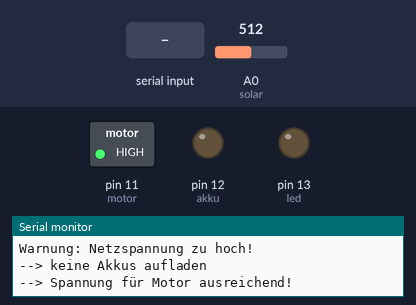
The sketch below on a simulated Arduino Uno, built with avr-gcc and run on an emulated ATmega328P. Parts: switched loads named in the sketch (green lamp = pin HIGH), output pins drawn as LEDs (lit = HIGH), the last lines printed to the serial monitor. Inputs (shaded band) come from the test bench; at power-on: A0 (solar) = 512.

Above: at 1.2 s.
1.3 s: A0 (solar) set to 496
At 4.6 s:
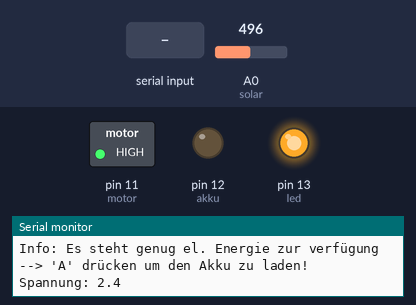
5.5 s: A0 (solar) set to 157
8.5 s: A0 (solar) set to 131
At 11.1 s:
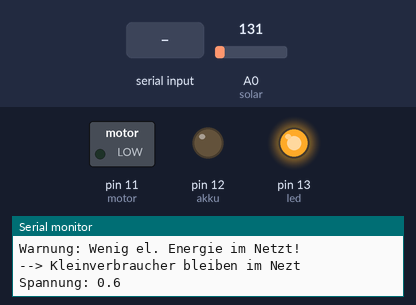
12.0 s: A0 (solar) set to 716
At 14.6 s:
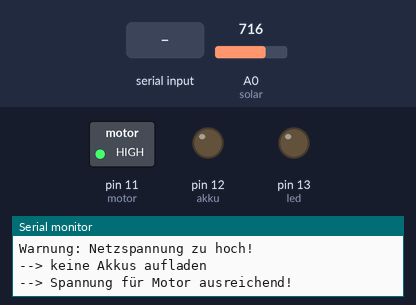
15.3 s: A0 (solar) set to 511
At 17.8 s:
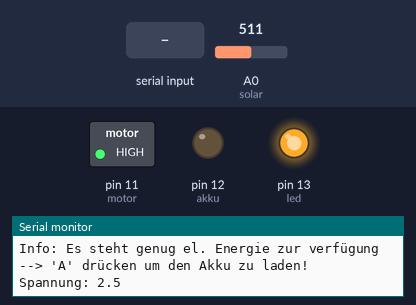
18.3 s: "a\n" received over Serial
At 19.2 s:
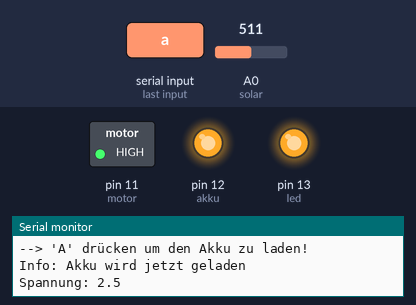
Timing chart, 0 to 20.8 s (numbered marks = the images above; inputs shaded):
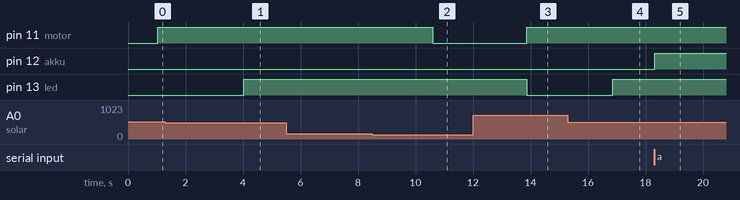

Measured:
- the behaviour switches between 512 and 511 on A0 (solar) (found by bisection; images 0 and 1)
- the behaviour switches between 144 and 143 on A0 (solar) (found by bisection; images 1 and 2)
- after the input at 1.3 s, pin 13 (led): LOW → HIGH after 2.7 s
- after the input at 8.5 s, pin 11 (motor): HIGH → LOW after 2.1 s
- after the input at 12.0 s, pin 11 (motor): LOW → HIGH after 1.9 s; pin 13 (led): HIGH → LOW after 1.9 s
- after the input at 15.3 s, pin 13 (led): LOW → HIGH after 1.6 s
- after the input at 18.3 s, pin 12 (akku): LOW → HIGH at once

The sketch:

piet.ino
```cpp
#define led 13
#define akku 12
#define motor 11
#define solar A0

const float uWert = 0.3;
const float uGrenze = 0.7;

const float oGrenze = 2.5;
const float AREF = 5.0;

bool f_Akku = false;

void setup() {

  Serial.begin(9600);
  pinMode(led, OUTPUT);
  pinMode(akku, OUTPUT);
  pinMode(motor, OUTPUT);
  pinMode(solar, INPUT);
}

void loop() {

  float voltage = (analogRead(solar) / 1023.0) * AREF;

  Serial.flush();
  Serial.print("Spannung: ");
  Serial.println(voltage, 1);
  Serial.println();

  String input = "";
  input = Serial.readStringUntil('\n');

  if(voltage < uWert) {
    Serial.println("Warnung: Wenig el. Energie im Netz!");
    Serial.println("--> alle Großverbraucher werden abgeschaltet");
    Serial.println();

    digitalWrite(akku, LOW);
    f_Akku = false;

    digitalWrite(motor, LOW);

    digitalWrite(led, HIGH);
    delay(500);
    digitalWrite(led, LOW);
    delay(500);
  }


  if(voltage > uWert && voltage < uGrenze) {
    Serial.println("Warnung: Wenig el. Energie im Netzt!");
    Serial.println("--> Kleinverbraucher bleiben im Nezt");
    Serial.println();

    digitalWrite(led, HIGH);
    digitalWrite(motor, LOW);

    digitalWrite(akku, LOW);
    f_Akku = false;
  }


  if(voltage >= uGrenze && voltage < oGrenze && !f_Akku) {
    digitalWrite(led, HIGH);

    Serial.println("Info: Es steht genug el. Energie zur verfügung");
    Serial.println("--> 'A' drücken um den Akku zu laden!");

    if(!f_Akku && input.equals("a")) {

      digitalWrite(akku, HIGH);
      f_Akku = true;
      Serial.println("Info: Akku wird jetzt geladen");
    } else if(f_Akku && input.equals("p")) {

      digitalWrite(akku, LOW);
      f_Akku = false;
      Serial.println("Info: Akku wird nichtmehr geladen");
    }
  }


  if(voltage >= 2.5) {
    Serial.println("Warnung: Netzspannung zu hoch!");
    Serial.println("--> keine Akkus aufladen");
    Serial.println("--> Spannung für Motor ausreichend!");

    digitalWrite(motor, HIGH);

    digitalWrite(led, LOW);
    digitalWrite(akku, LOW);
    f_Akku = false;

    delay(2000);
  }
}
```
